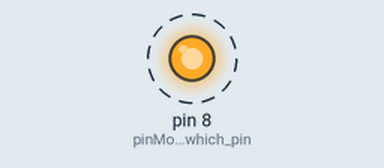
Simulated run of this sketch. Board: Arduino Uno, built with avr-gcc and run on an emulated ATmega328P. On the bench: output pins drawn as LEDs (lit = HIGH). Dashed ring = blinking. What the sketch prints to the serial monitor is not drawn.

Above: at 0.12 s.
Timing chart, 0 to 3.0 s (numbered marks = the images above):
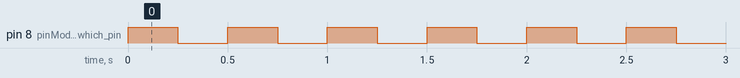

Measured:
- by itself, pin 8 (pinMode_selects_which_pin): alternates HIGH for 0.25 s and LOW for 0.25 s, 20 changes in all, then stays LOW

The sketch:

sfunkFiniteBlinker_aug23a.ino
```cpp
//Sam Funk
//Finite LED Blinker
//Blinks an LED 10 times and say's "Done" at the end.

int count = 0;

void setup() {
  Serial.begin(9600);    //Serial.begin() will tell the computer at what rate to send data. This must correspond with the rate at which the Arduino reads data.
  pinMode(8, OUTPUT);    //pinMode selects which pin will be used (in this case, pin 8)
}

void loop() {
  if (count == 10) {              //When count reaches 10, the program "stops" and prints "Done".
    Serial.println("Done");
    delay(10000);
    count = count + 1;          //This causes count to go over 10, preventing the program from printing "Done" infinitely.
  } else if (count < 10) {       //If count is less than 10, the pin will continue to blink.
    digitalWrite(8, HIGH);       //when the pin is switched to high, it turns on the LED
    delay(250);                 //the bigger the delay, the slower the LED will blink
    digitalWrite(8, LOW);        //when the pin is switched to low, it turns off the LED
    delay(250);
    count = count + 1;          //Count goes up 1 each time the pin blinks.
    Serial.println(count);      //The program prints the number of times the pin has blinked.
  } else if (count == 11) {
    Serial.println("Already finished!");    //After ten seconds of being completed, the program will print "Already finished!".
    count++;
  }
}
```
